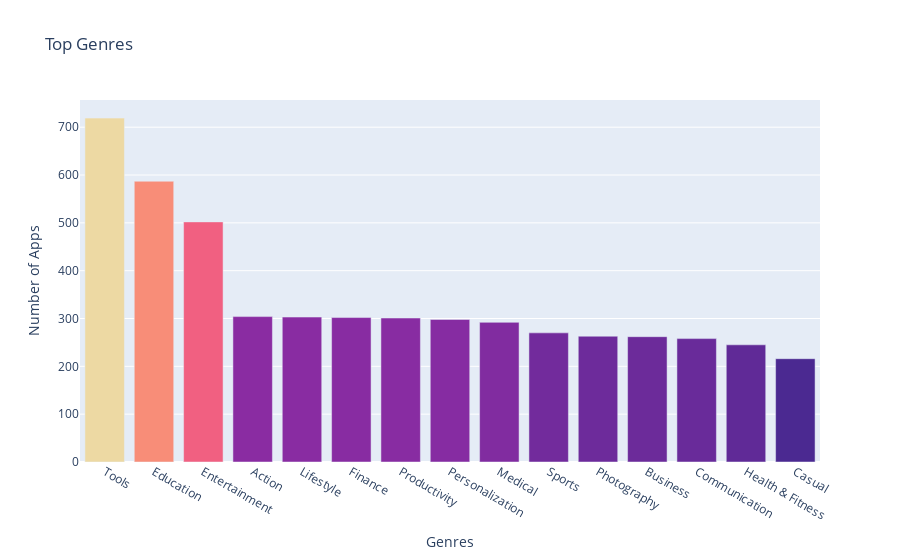

The code cell stored with this chart in its notebook:
### Markdown cell above
**Challenge**: Can you create this chart with the Series containing the genre data? 

<img src=https://imgur.com/DbcoQli.png width=400>

Try experimenting with the built in colour scales in Plotly. You can find a full list [here](https://plotly.com/python/builtin-colorscales/). 

* Find a way to set the colour scale using the color_continuous_scale parameter. 
* Find a way to make the color axis disappear by using coloraxis_showscale.

### Code cell
genres = px.bar(x=num_genres.index[:15], y=num_genres.values[:15], title='Top Genres', color= num_genres.values[:15], color_continuous_scale='Agsunset',hover_name=num_genres.index[:15],)
genres.update_layout(xaxis_title='Genres', yaxis_title='Number of Apps', coloraxis_showscale=False)
genres

### Figure 1 — Plotly figure (JSON) as saved in the notebook; plotly's stock layout.template omitted (floating-point values rounded to 4 significant figures)
{"data": [{"alignmentgroup": "True", "hovertemplate": "<b>%{hovertext}</b><br><br>x=%{x}<br>y=%{y}<br>color=%{marker.color}<extra></extra>", "hovertext": ["Tools", "Education", "Entertainment", "Action", "Lifestyle", "Finance", "Productivity", "Personalization", "Medical", "Sports", "Photography", "Business", "Communication", "Health & Fitness", "Casual"], "legendgroup": "", "marker": {"color": [719, 587, 502, 304, 303, 302, 301, 298, 292, 270, 263, 262, 258, 245, 216], "coloraxis": "coloraxis", "pattern": {"shape": ""}}, "name": "", "offsetgroup": "", "orientation": "v", "showlegend": false, "textposition": "auto", "type": "bar", "x": ["Tools", "Education", "Entertainment", "Action", "Lifestyle", "Finance", "Productivity", "Personalization", "Medical", "Sports", "Photography", "Business", "Communication", "Health & Fitness", "Casual"], "xaxis": "x", "y": [719, 587, 502, 304, 303, 302, 301, 298, 292, 270, 263, 262, 258, 245, 216], "yaxis": "y"}], "layout": {"barmode": "relative", "coloraxis": {"colorbar": {"title": {"text": "color"}}, "colorscale": [[0, "rgb(75, 41, 145)"], [0.1667, "rgb(135, 44, 162)"], [0.3333, "rgb(192, 54, 157)"], [0.5, "rgb(234, 79, 136)"], [0.6667, "rgb(250, 120, 118)"], [0.8333, "rgb(246, 169, 122)"], [1, "rgb(237, 217, 163)"]], "showscale": false}, "legend": {"tracegroupgap": 0}, "title": {"text": "Top Genres"}, "xaxis": {"anchor": "y", "domain": [0, 1], "title": {"text": "Genres"}}, "yaxis": {"anchor": "x", "domain": [0, 1], "title": {"text": "Number of Apps"}}}}
